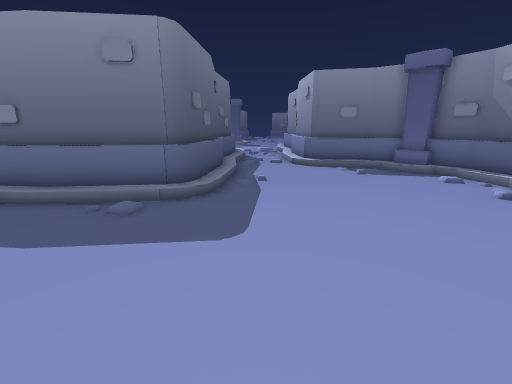
View 1 (above)

12 first-person views from a walk through a Unity game level. The camera is 1.2 m above the floor, tilts 14° down and sees 90° across. The floor is counted in squares, 0.5 m on a side. Each view is taken from the middle of a square. On the plan, view 1 faces up. The plan holds only what a view shows up to about 17 squares ahead; the rest is blank. The place goes on beyond the plan. The player is left out. Some animated figures are left out. Door leaves are left out, so doorways stand open.

View 2
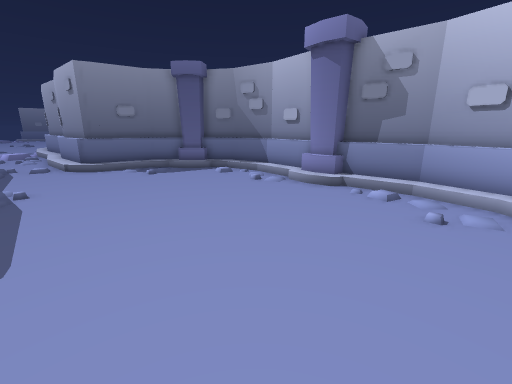

View 3
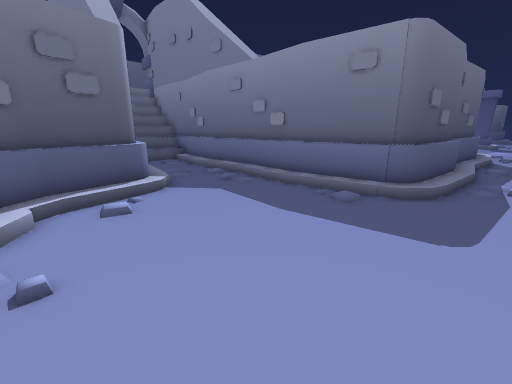

View 4
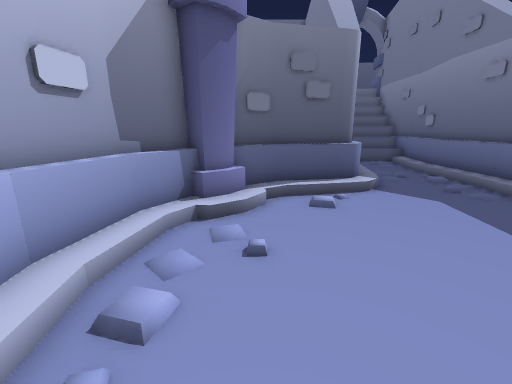

View 5
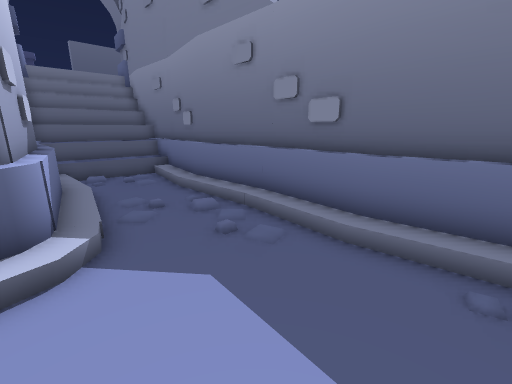

View 6
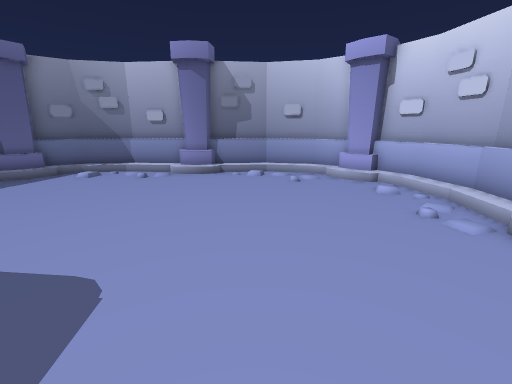

View 7
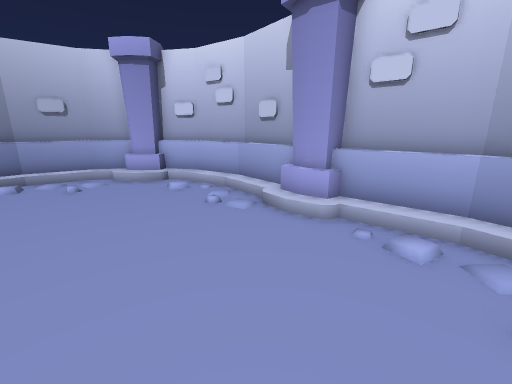

View 8
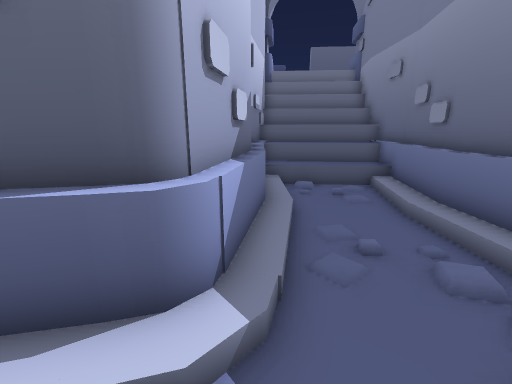

View 9
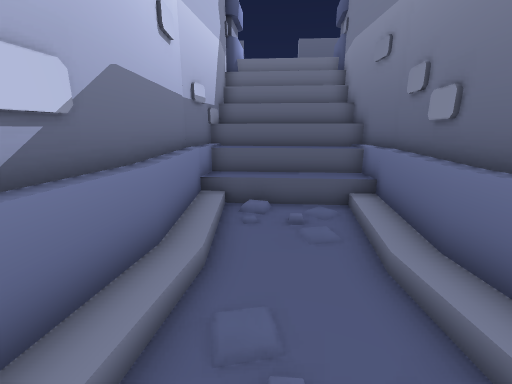

View 10
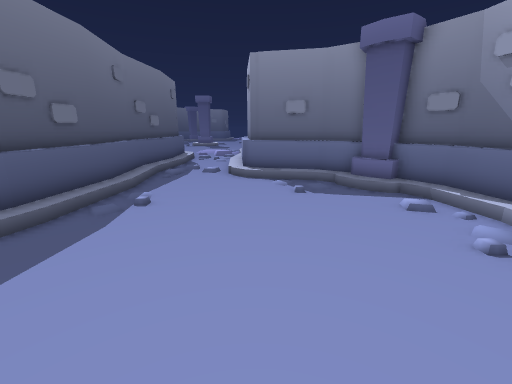

View 11
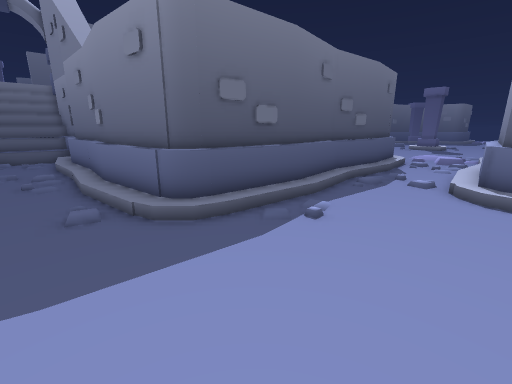

View 12
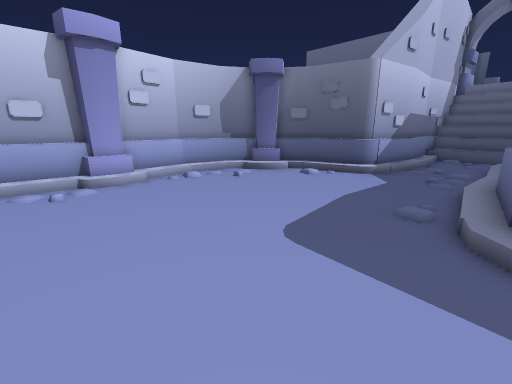

### Floor plan
Key: @ floor where view 1 was taken; # wall or solid block; . main floor; : floor 0.25 m higher than the main floor; + floor 0.5 m higher than the main floor; / step, stairs or slope; D open door; = window, fence, low wall or low ledge; ^ raised ledge.
Columns run from 28 left of view 1 to 12 right of it. Each row starts with its distance up from view 1.
 21                           #....=#
 20                          ##....=#
 19                          ##....=#
 18                          #=....=###
 17                          #=.....==####
 16                          ##.......//=#
 15                           ^.........:##
 14                           ^........./:##
 13                          ##.........../#
 12                          ##..........//##
 11                          #=.........../##
 10 DDD##########^^^####   ###=............=#
  9 DDD/ //////===##==###^^#==.............##
  8 DDD///////.............................##
  7 DDD// ////............................:#
  6 DDD/////////..........................:#
  5 DDD/// /+//////......................./##
  4  ##^#######^#^##==.....................##
  3               ####=....................=#
  2                  #=....................=#
  1                  ##//................./##
  0                   ^/........@........./^
 -1                   ##/................/=#
 -2                   ###/............../###
 -3                     #=/.../////..../=#
 -4                     ##^#====##====####
 -5                       ##############

Positions as (right, up) in squares from view 1, and headings:
1: (0, 0), facing up
2: (0, 0), facing up-right
3: (0, -1), facing up-left
4: (0, -1), facing left
5: (-5, 3), facing up-left
6: (-4, 3), facing right
7: (-4, 3), facing down-right
8: (-8, 4), facing left
9: (-11, 6), facing left
10: (4, 4), facing up
11: (4, 6), facing up-left
12: (4, 9), facing down-left
